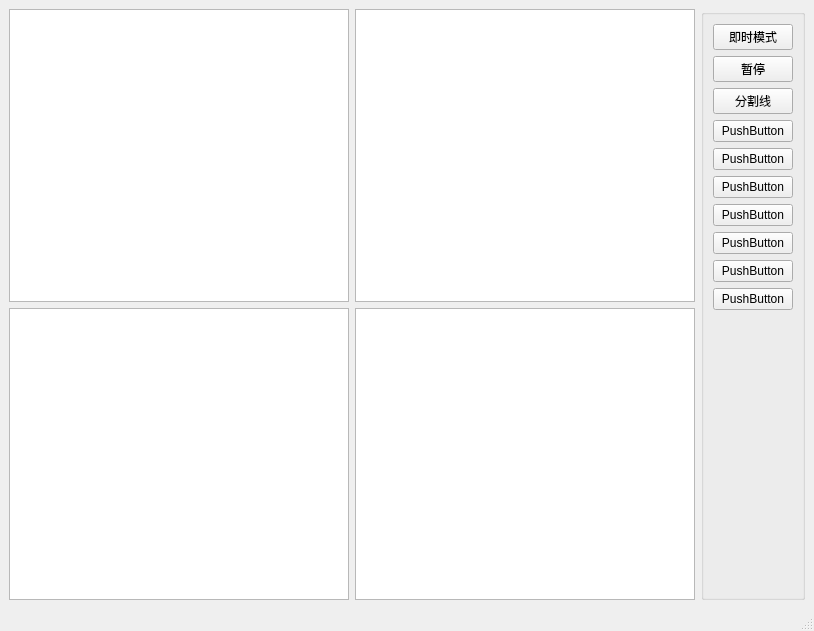
<?xml version="1.0" encoding="UTF-8"?>
<ui version="4.0">
 <class>MainWindow</class>
 <widget class="QMainWindow" name="MainWindow">
  <property name="geometry">
   <rect>
    <x>0</x>
    <y>0</y>
    <width>814</width>
    <height>631</height>
   </rect>
  </property>
  <property name="windowTitle">
   <string>MainWindow</string>
  </property>
  <widget class="QWidget" name="centralwidget">
   <layout class="QGridLayout" name="gridLayout">
    <item row="0" column="1">
     <widget class="m_GraphicsView" name="graphicsView_2"/>
    </item>
    <item row="1" column="0">
     <widget class="m_GraphicsView" name="graphicsView_3"/>
    </item>
    <item row="0" column="0">
     <widget class="m_GraphicsView" name="graphicsView_1"/>
    </item>
    <item row="1" column="1">
     <widget class="m_GraphicsView" name="graphicsView_4"/>
    </item>
    <item row="0" column="2" rowspan="2">
     <widget class="QGroupBox" name="groupBox">
      <property name="title">
       <string/>
      </property>
      <layout class="QVBoxLayout" name="verticalLayout">
       <item>
        <widget class="QPushButton" name="pushButton_3">
         <property name="text">
          <string>即时模式</string>
         </property>
        </widget>
       </item>
       <item>
        <widget class="QPushButton" name="pushButton">
         <property name="text">
          <string>暂停</string>
         </property>
        </widget>
       </item>
       <item>
        <widget class="QPushButton" name="pushButton_4">
         <property name="text">
          <string>分割线</string>
         </property>
        </widget>
       </item>
       <item>
        <widget class="QPushButton" name="pushButton_2">
         <property name="text">
          <string>PushButton</string>
         </property>
        </widget>
       </item>
       <item>
        <widget class="QPushButton" name="pushButton_5">
         <property name="text">
          <string>PushButton</string>
         </property>
        </widget>
       </item>
       <item>
        <widget class="QPushButton" name="pushButton_6">
         <property name="text">
          <string>PushButton</string>
         </property>
        </widget>
       </item>
       <item>
        <widget class="QPushButton" name="pushButton_7">
         <property name="text">
          <string>PushButton</string>
         </property>
        </widget>
       </item>
       <item>
        <widget class="QPushButton" name="pushButton_8">
         <property name="text">
          <string>PushButton</string>
         </property>
        </widget>
       </item>
       <item>
        <widget class="QPushButton" name="pushButton_9">
         <property name="text">
          <string>PushButton</string>
         </property>
        </widget>
       </item>
       <item>
        <widget class="QPushButton" name="pushButton_10">
         <property name="text">
          <string>PushButton</string>
         </property>
        </widget>
       </item>
       <item>
        <spacer name="verticalSpacer">
         <property name="orientation">
          <enum>Qt::Vertical</enum>
         </property>
         <property name="sizeHint" stdset="0">
          <size>
           <width>20</width>
           <height>40</height>
          </size>
         </property>
        </spacer>
       </item>
      </layout>
     </widget>
    </item>
   </layout>
  </widget>
  <widget class="QMenuBar" name="menubar">
   <property name="geometry">
    <rect>
     <x>0</x>
     <y>0</y>
     <width>814</width>
     <height>21</height>
    </rect>
   </property>
  </widget>
  <widget class="QStatusBar" name="statusbar"/>
 </widget>
 <customwidgets>
  <customwidget>
   <class>m_GraphicsView</class>
   <extends>QGraphicsView</extends>
   <header>m_graphicsview.h</header>
  </customwidget>
 </customwidgets>
 <resources/>
 <connections/>
</ui>
